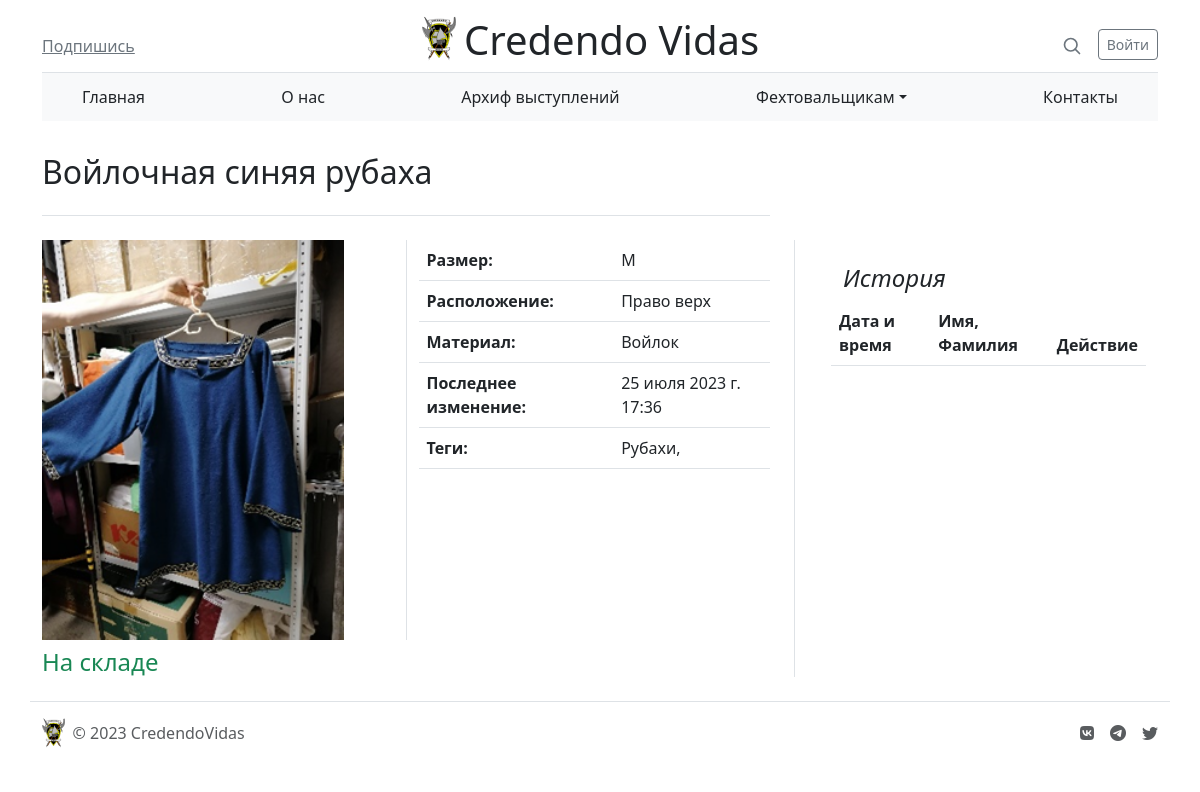
Page /store/item-id=5 on the earlier database version.
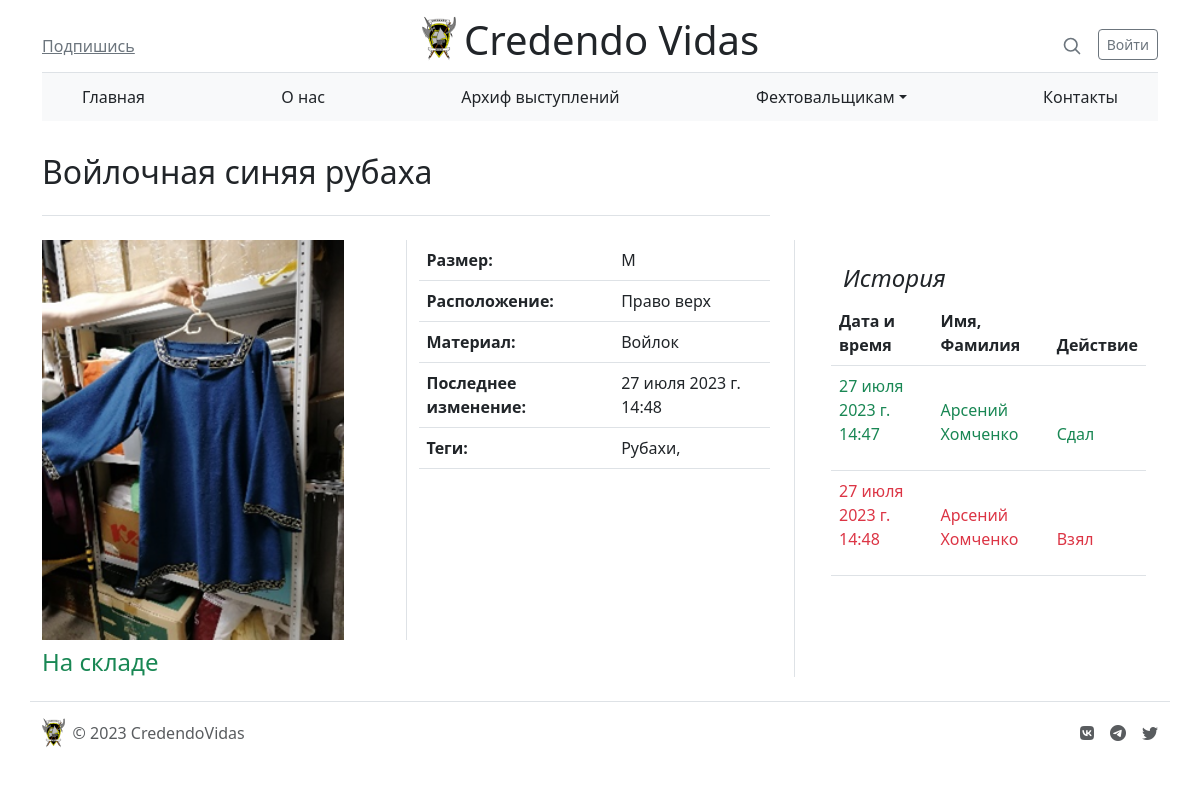
Same page on the later database version.
### store/models.py (models this page shows, shortened)
class Item(models.Model):
    STORED = True
    ACTIVE = False
    STATUS_CHOISES = [
        (STORED, 'На складе'),
        (ACTIVE, 'В работе')
    ]
    name = models.CharField('Название', max_length=100)
    photo = models.ImageField(upload_to='store/item_images/', null=True)
    place = models.CharField('Место на складе', max_length=50)
    size = models.CharField('Размер', max_length=30)
    material = models.CharField('Материал', max_length=30, blank=True)
    status = models.BooleanField('Статус', choices=STATUS_CHOISES)
    color = models.ManyToManyField(Color)
    last_status_change = models.DateTimeField('Последнее изменение статуса')
    tags = models.ManyToManyField(Tag)
    category = models.ForeignKey(Category, on_delete=models.CASCADE, verbose_name="Категория", blank=True, null=True)
    class Meta:
        verbose_name = 'Предмет'
        verbose_name_plural = 'Предметы'

class Tag(models.Model):
    title = models.CharField('Название тега', max_length=15)
    class Meta:
        verbose_name = 'Тег'
        verbose_name_plural = 'Теги'

class Operation(models.Model):
    TAKE = 'TAKE'
    RETURN = 'RETURN'
    ACTION_CHOISES = [
        (TAKE, 'Взял'),
        (RETURN, 'Вернул')
    ]
    first_name = models.CharField('Имя', max_length=15)
    last_name = models.CharField('Фамилия', max_length=20)
    action = models.CharField('Тип операции', max_length=6, choices=ACTION_CHOISES, default=TAKE)
    date = models.DateTimeField('Время операции')
    item = models.ForeignKey(Item, on_delete=models.CASCADE)
    class Meta:
        verbose_name = 'Операция'
        verbose_name_plural = 'Операции'

### store/views.py (the view)
# urls.py: path('item-id=<int:id>', views.item, name='item'),
def item(request, id):
    item = Item.objects.get(id=id)
    history = Operation.objects.filter(item=item)
    return render(request, 'store/item.html', {'item': item, 'history': history})

### templates/store/item.html (shortened to what this page needs)
{% extends 'main/layout.html' %}
{% load static %}
{% block content %}
    <main class="container">
  <div class="row g-5">
    <div class="col-md-8">
      <h2 class="pb-4 my-4 border-bottom">
          {{ item.name }}
      </h2>
    </div>
  </div>
    <div class="row g-5">
        <div class="col-8">
            <div class="row mb-2 justify-content-center">
                <div class="col">
                    <img src="{{ item.photo.url }}" height="400px">
                </div>
                <div class="col border-start">
                    <table class="table">
                        <tbody>
                            <tr>
                                <th scope="row">Размер:</th>
                                <td>{{ item.size }}</td>
                            </tr>
                            <tr>
                                    <th scope="row">Расположение:</th>
                                    <td>{{ item.place }}</td>
                            </tr>
                            <tr>
                                    <th scope="row">Материал:</th>
                                    <td>{{ item.material }}</td>
                            </tr>
                            <tr>
                                    <th scope="row">Последнее изменение:</th>
                                    <td>{{ item.last_status_change }}</td>
                            </tr>
                            <tr>
                                    <th scope="row">Теги:</th>
                                    <td>{% for tag in item.tags.all %}
                                        {{ tag.title }},
                                        {% endfor %}
                                    </td>
                            </tr>
                        </tbody>
                    </table>
                </div>
            </div>
            <div class="row">
                <div class="col">
                    {% if item.status == item.STORED %}
                            <h4 class="mb-0 text-success"> На складе</h4>
                    {% else %}
                            <h4 class="mb-0 text-danger"> В работе</h4>
                    {% endif %}
                </div>
            </div>
        </div>
        <div class="col-4 border-start">
          <div class="position-sticky" style="top: 2rem;">
            <div class="p-4">
              <h4 class="fst-italic">История</h4>
              <div class="row justify-content-between">
                  <table class="table">
                      <thead>
                        <tr>
                            <th scope="col">Дата и время</th>
                            <th scope="col">Имя, Фамилия</th>
                            <th scope="co">Действие</th>
                        </tr>
                        {% for action in history %}
                            {% if action.action == action.TAKE %}
                                <tr">
                                    <td><p class="text-danger">{{ action.date }}</p></td>
                                    <td><p class="text-danger">{{ action.first_name }} {{ action.last_name }}</p></td>
                                    <td><p class="text-danger">Взял</p></td>
                            {% else %}
                                <tr>
                                    <td><p class="text-success">{{ action.date }}</p></td>
                                    <td><p class="text-success">{{ action.first_name }} {{ action.last_name }}</p></td>
                                    <td><p class="text-success">Сдал</p></td>
                                </tr>
                            {% endif %}
                        {% endfor %}
                      </thead>
                  </table>
              </div>
            </div>
          </div>
        </div>
    </div>
</main>
{% endblock %}

Differences in the rows shown:
changed Item "Войлочная синяя рубаха": last_status_change "25 июля 2023 г. 17:36" → "27 июля 2023 г. 14:48"
added Operation: date "27 июля 2023 г. 14:47", first_name "Арсений", last_name "Хомченко"
added Operation: date "27 июля 2023 г. 14:48", first_name "Арсений", last_name "Хомченко"
